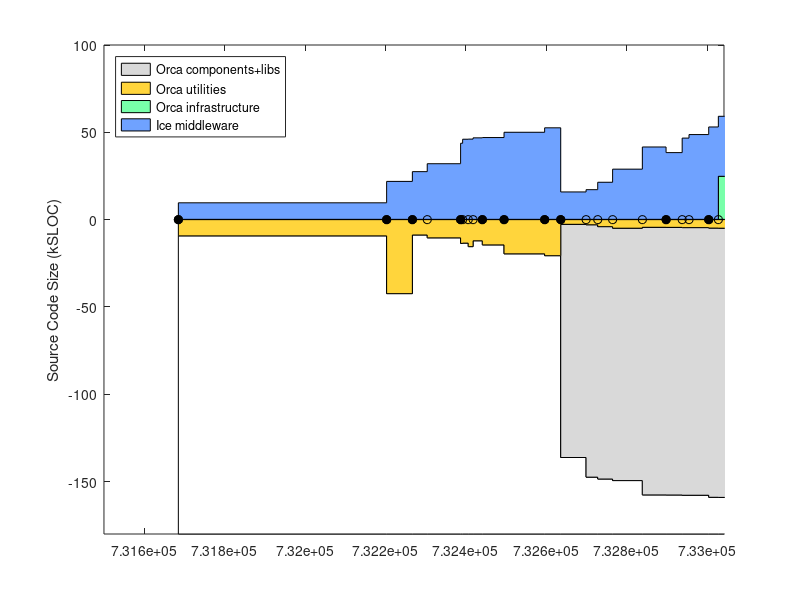

Recreate this plot in MATLAB. (Note: this script raises an error after producing the figure.)
% keep track of orca project size using sloccount
clear all

%%%%%%%%%% DATA %%%%%%%%%%%%%%%%%%%%

% include/* except: include/{Freeze IceSSL IcePatch2}
% src/{Ice Slice IceGrid icecpp IceStorm slice2cpp IceUtil IceBox IceXML}
%  Sice212 = [
%  (7842-1000) + (22093+18419+11499+10568+4392+4200+4252+567+316)
%  ];
%  Sice301 = [
%  (8164-1000) + (23018+19384+19169+10596+4479+4343+4308+622+319)
%  ];
% same as above, but now also add Java:
% src/{IceInternal Ice IceUtil IceBox}
%  Sice310 = [
%  (8810-1200) + (24275+20494+22689+10587+4569+4877+4770+667+319) + (13190+6915+1262+493)
%  ];
%  Sice311 = [
%  (8950-1275) + (24511+20505+22898+10590+4600+4884+4782+683+323) + (13266+6929+1262+504)
%  ];

% it's much easier to count the whole of Ice (we use most of it anyway)
% sloccount include/ src/
% (this does not account for .ice files in [ice]/slice/* but it's a small fraction of total)
Sice212 = 133523;
Sice301 = 144513;
Sice310 = 153243;
Sice311 = 154145;
Sice320 = 168475;
Sice321 = 169725;

% indeces
iyy=1;
imm=2;
idd=3;
iver=4;
isub=5;
ibase=6;
icomp=7;
iutil=8;

Sorca = [ ...
% YY    MM  DD  ?   SUB     BASE        COMP           UTILS        VERSION
% 0.8.6: a single distro, divide in halves arbitrarily
2003     4  14  1   0       18930/2     18930/2             0      % 0.8.6 (last change in doc/ChangeLog
% BASE: orca-base
% COMP: orca-components
2004     9  13  1   0       42543       21726               0      % 0.11.0
2004    11  16  1   0       8963        27310               0      % 0.12.0
2004    12  23  0   0       10596       31845               0      % 0.12.1
2005     3  16  1   0       13767       43576               0      % 0.13.0
2005     3  21  0   0       13620       45874               0      % 0.13.1
2005     4   4  0   0       15630       45944               0      % 0.13.2
2005     4  16  0   0       12283       46666               0      % 0.13.3
2005     5   9  1   0       14639       46837               0      % 0.14.0
2005     7   2  1   0       19751       49854               0      % 0.15.0
2005    10  11  1   0       20818       52408               0      % 1.0.0
% BASE: just orcaice w/out test + interfaces/slice
% COMP: comp + util - orcaice 
2005    11  20  1   Sice212 2320+530    9226+8781-2320      0      % 2.0.0-rc1
2006     1  22  0   Sice301 2511+596    9801+9695-2511      0      % 2.0.0-rc2
2006     2  20  0   Sice301 3369+813    9867+14734-3369     0      % 2.0.0-rc3
2006     3  29  0   Sice301 4022+1052   14625+18131-4022    0      % 2.0.0-rc4
2006     6  11  0   Sice310 3439+1116   19999+24867-3439    0      % 2.0.0-rc5
2006     8   9  1   Sice310 3482+1116   19979+21711-3482    0      % 2.0.0
2006     9  18  0   Sice310 3647+1094   19317+30847-3647    0      % 2.0.1
2006    10   5  0   Sice310 3644+1094   20384+31798-3644    0      % 2.0.2
2006    11  23  1   Sice311 3831+1178   21408+35311-3831    0      % 2.1.0
% BASE: cd src; sloccount libs/orcaice/ 
%          MINUS sloccount libs/orcaice/test 
%          PLUS sloccount interfaces/slice
% COMP: cd src; sloccount components/ libs/ 
%          MINUS sloccount libs/orcaice/ libs/orcaq* libs/orcalog* libs/orcaprobe* libs/orcawall*
% UTIL: cd src; sloccount utils libs/orcaq* libs/orcalog* libs/orcaprobe* libs/orcawall*
% to count lines in *.ice files, rename them to *.cpp like this:
% $cd src/interfaces/slice/orca; for file in *; do mv $file `echo $file | sed s/.ice/.cpp/`; done
2006    12  17  0   Sice311 5615-1784+1240  60241-25885     24644  % 2.1.1
2007     2   2  1   Sice311 6225-2011+1671  70376-29436     28519  % 2.2.0
2007     4  10  1   Sice320 6232-2011+1671  72704-30907     30121  % 2.3.0
2007     6   3  1   Sice320 6837-2056+1682  75506-31245     30166  % 2.4.0
2007     8  13  1   Sice320 7247-2226+1772  78939-33535     32062  % 2.5.0
2007    10  13  1   Sice321 7467-2332+1772  83281-34638     33122  % 2.6.0
];
Vorca ={'0.8.6', '0.11.0', '0.12.0', '0.12.1', '0.13.0', '0.13.1', '0.13.2', '0.13.3', '0.14.0', '0.15.0', '1.0.0', ...
    '2.0.0-rc1', '2.0.0-rc2', '2.0.0-rc3', '2.0.0-rc4', '2.0.0-rc5', '2.0.0', '2.0.1', '2.0.2', '2.1.0', '2.1.1', ...
    '2.2.0', '2.3.0', '2.4.0', '2.5.0', '2.6.0' }';

% add a dummy release just for display
Sorca(end+1,:) = Sorca(end,:);
Sorca(end,imm) = Sorca(end,imm)+1;
Sorca(end,iver) = 0;
Vorca{end+1} = 'dummy';

% convert dates
Torca = datenum(Sorca(:,iyy),Sorca(:,imm),Sorca(:,idd));

% 2nd digit releases
i2 = (Sorca(:,iver)==1);
Torca2 = Torca(i2);
Vorca2 = Vorca(i2);

% for comparison, ASN
%  Sasn = 90433;

Splayer = [ 
% YY    MM  DD  ?   SUB     BASE                COMP       UTIL  VERSION
% BASE: (server-drivers)+client_libs
% COMP: drivers + utils
2002    12 04   1  0    (17331-12037)+9188      12037+2685 0    % 1.3.1
2003    7  15   1  0    (30452-24334)+12458     24334+3064 0    % 1.4-rc1
2003    12 07   1  0    (37378-30947)+13110     30947+9633 0    % 1.4-rc2
2004    5  31   1  0    (49225-42643)+13664     42643+3550 0    % 1.5
2004    11 12   1  0    (50758-43190)+13545     43190+4479 0    % 1.6
2005    1  31   0  0    (52069-44517)+13576     44517+4662 0    % 1.6.2
2005    7  28   0  0    (53348-45686)+14300     45686+5188 0    % 1.6.5
% BASE: (libplayercore-./bindings) + client_libs + (libplayertcp-./bindings)
% note: libplayerxdr is autogenerated
% COMP: server + utils
2005    10 25   0  0    (4866-0)+7560+(1391-0)  46474+5725  0   % 2.0pre7
% SUB : 0
% BASE: sloccount libplayercore client_libs libplayertcp 
%           MINUS sloccount libplayercore/bindings/ libplayertcp/bindings
% note: libplayerxdr is autogenerated
% COMP: sloccount server 
% UTIL: sloccount utils PLUS stage/src
2006    2  28   1  0    63992-47749-1291        54704       0     % 2.0.0
2006    3  25   1  0    65606-48912-1291        53033       0     % 2.0.1
2006    6   9   1  0    69083-51546-1319        61421       0     % 2.0.2
2006    9  26   1  0    69388-51546-1319        64088       13606       % 2.0.3
2007    5   2   1  0    69602-51686-1359        58396       9589+13606  % 2.0.4
2007    8  31   1  0    23526-109               77242       11404+13606  % 2.0.4+
];
Tplayer = datenum(Splayer(:,1),Splayer(:,2),Splayer(:,3));

Saria = [
% YY    MM  DD  ? SUB   BASE    COMP    UTIL    VERSION
% SUB : 0
% BASE: sloccount ArNetworking/include/ ArNetworking/src/
% COMP: sloccount include src
% UTIL: 0 
2007    2   20  1  0    15854   45965   0       % 2.5.1
];

Scarmen = [
% YY    MM  DD  ?   SUB     BASE    COMP                    UTIL   VERSION
% SUB : cd src; sloccount ipc
% BASE: sloccount carmenpp global java python
% COMP: sloccount src MINUS all other
% UTIL: sloccount logger logtools mapeditor param_daemon robotgui simulator 
2007    8   15  1  24965    12032   107745-24965-12032-19629  19629   % 0.6.7
];

Sorocos = [
% YY    MM  DD  ?   SUB     BASE    COMP                        UTIL   VERSION
% SUB : cd ACE_wrappers; sloccount ace PLUS sloccount TAO/tao/
% BASE: ?
% LIBS: sloccount orocos-bfl-[VERSION]-src/src PLUS sloccount kdl-[VERSION]/kdl
% COMP: sloccount orocos-rtt-[VERSION]/src PLUS cd orocos-ocl-[VERSION]; sloccount hardware motion_control
% UTIL: cd orocos-ocl-[VERSION]; sloccount taskbrowser signals deployment reporting viewer ocl 
2007    8   15  1  160300+237011   0   (7767+12865)+(48971+20068)    5104   % ace-5.5, tao-1.5, rtt-1.2.1, bfl-0.6.1, kdl-0.4, ocl-0.4.1
];

Syarp = [
% YY    MM  DD  ?   SUB  BASE     COMP       UTIL   VERSION
% SUB : 0
% BASE: sloccount libYARP_OS libYARP_OS_compat
% COMP: sloccount yarpdev libYARP_dev libYARP_math libYARP_sig libYARP_sig_compat 
% UTIL: sloccount yarp-imageviewer modules
2007    7   26  1  0     21633   23528    1613   % 2.1.6
];

% YY    MM  DD  ?   SUB  BASE     COMP       UTIL
% SUB : 0
% BASE: 0
% COMP: sloccount . (matlab files will not be counted)
% UTIL: 0
Sopenslam = [
2007    8   16  1   0    0        23719      0
];

%%%%%%%%%% PLOTTING %%%%%%%%%%%%%%%%%%%%

Smax = 180;
d0 = [Torca Torca]'; d0=d0(:); d0(1)=[];
d1 = Smax-Sorca(:,isub)-Sorca(:,ibase); d1 = [d1 d1]'; d1=d1(:); d1(end)=[];
d2 = Sorca(:,isub); d2 = [d2 d2]'; d2=d2(:); d2(end)=[];
d3 = Sorca(:,ibase); d3 = [d3 d3]'; d3=d3(:); d3(end)=[];
d4 = Sorca(:,icomp); d4 = [d4 d4]'; d4=d4(:); d4(end)=[];
d5 = Sorca(:,iutil); d5 = [d5 d5]'; d5=d5(:); d5(end)=[];

figure(1), clf
ha=area( d0, [d1 d2 d3 d5 d4]/1e3, -Smax ); hold on
plot( Torca, 0*Torca, 'k-o' )
h2=plot( Torca2, 0*Torca2, 'ko' );
set(h2,'markerfacecolor','k')
ylabel('Source Code Size (kSLOC)')

set(ha(1),'facecolor',1*[1 1 1]);
set(ha(2),'facecolor',.85*[1 1 1]);
set(ha(3),'facecolor',min(255,[255 153 0]+60)/255);
set(ha(4),'facecolor',min(255,[60 255 109]+60)/255);
set(ha(5),'facecolor',min(255,[51 102 255]+60)/255);
ha(1)=[];
legend(fliplr(ha),'Orca components+libs','Orca utilities','Orca infrastructure','Ice middleware', 'Location','NorthWest')
%  xlim(datenum([2004;2005],[7;7],[1;1]) )
ylim([-Smax 100])
ax=axis;
xlim( [ax(1) datenum([2006 12 31])] )
ax=axis;
% label releases
mark('x', Torca2 )
i2odd = (1:2:length(Torca2));
ht = text(Torca2(i2odd)+5,.04*ax(4)*ones(length(i2odd),1),Vorca2(i2odd));
set(ht,'fontsize',8)
i2even = (2:2:length(Torca2));
ht = text(Torca2(i2even)+5,.08*ax(4)*ones(length(i2even),1),Vorca2(i2even));
set(ht,'fontsize',8)
datetick( 'x', 12 )
hp = plot( Tplayer, -Splayer(:,ibase)/1e3, 'k--o', Tplayer, Splayer(:,icomp)/1e3, 'k--o' );
set(hp, 'color', .5*[1 1 1] )
hpt = text( Tplayer(2), -Splayer(2,ibase)/1e3-8, 'Player infrastructure');
set(hpt, 'color', .5*[1 1 1] )
hpt = text( Tplayer(2), (Splayer(2,icomp)+Splayer(2,iutil))/1e3-5, 'Player "components+utils"');
set(hpt, 'color', .5*[1 1 1] )
%mark('y', Dasn(1,1)/1e3 );
%text( datenum([2003 5 1]), Dasn(1,1)/1e3, 'ASN')
xlabel('Releases')
title('http://orca-robotics.sf.net')

ht=text(datenum(2003,7,1),-Smax+15, '*   generated using David A. Wheeler`s SLOCCount' );
set(ht,'fontsize',8)
ht=text(datenum(2003,7,1),-Smax+5, '** see data in [ORCA2]/scripts/matlab/sloccount/slocs.m' );
set(ht,'fontsize',8)
